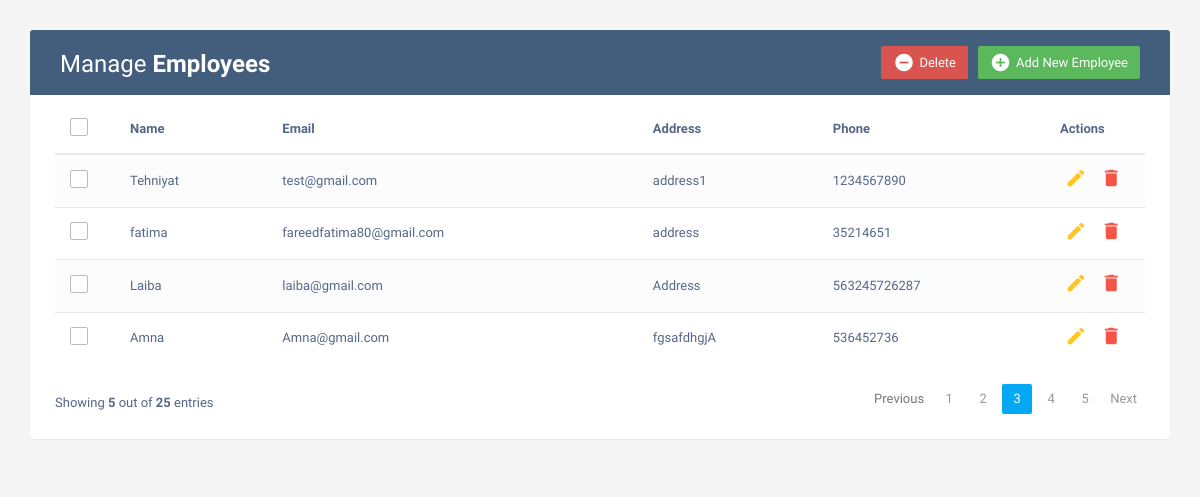
The page / on the database its author committed.
### curd/models.py (models this page shows, shortened)
class Employees(models.Model):
    name = models.CharField(max_length=200)
    email= models.EmailField(max_length=100)
    address = models.TextField()
    phone = models.IntegerField()

### curd/views.py (the view, shortened to what this page needs)
# urls.py: path('', views.index, name='home'),
def index(request):
    emp = Employees.objects.all()
    context = {
        'emp':emp
    }
    return render(request,'main.html',context)

### curd/templates/main.html (shortened to what this page needs)
<!DOCTYPE html>
<html lang="en">
<head>
<link rel="stylesheet" href="https://maxcdn.bootstrapcdn.com/font-awesome/4.7.0/css/font-awesome.min.css">
<link rel="stylesheet" href="https://maxcdn.bootstrapcdn.com/bootstrap/3.3.7/css/bootstrap.min.css">
  <body>
    <div class="container">
        <div class="table-wrapper">
            <div class="table-title">
                <div class="row">
                    <div class="col-sm-6">
						<h2>Manage <b>Employees</b></h2>
					</div>
					<div class="col-sm-6">
						<a href="#addEmployeeModal" class="btn btn-success" data-toggle="modal"><i class="material-icons">&#xE147;</i> <span>Add New Employee</span></a>
						<a href="#deleteEmployeeModal" class="btn btn-danger" data-toggle="modal"><i class="material-icons">&#xE15C;</i> <span>Delete</span></a>
					</div>
                </div>
            </div>
            <table class="table table-striped table-hover">
                <thead>
                    <tr>
						<th>
							<span class="custom-checkbox">
								<label for="selectAll"></label>
							</span>
						</th>
                        <th>Name</th>
                        <th>Email</th>
						<th>Address</th>
                        <th>Phone</th>
                        <th>Actions</th>
                    </tr>
                </thead>
                <tbody>
					{% for i in emp %}
					<tr>
						<td>
							<span class="custom-checkbox">
								<label for="checkbox5"></label>
							</span>
						</td>
                        <td>{{ i.name }}</td>
                        <td>{{ i.email }}</td>
						<td>{{ i.address }}</td>
                        <td>{{ i.phone }}</td>
                        <td>
                            <a href="#editEmployeeModal"  class="edit" onclick="setCurrentEmpId('{{i.id}}')" data-toggle="modal"><i class="material-icons" data-toggle="tooltip" title="Edit">&#xE254;</i></a>
                            <a href="#deleteEmployeeModal" class="delete" onclick="setCurrentEmpId('{{i.id}}')" data-toggle="modal"><i class="material-icons" data-toggle="tooltip" title="Delete">&#xE872;</i></a>
                        </td>
                    </tr>
					{% endfor %}
                </tbody>
            </table>
			<div class="clearfix">
                <div class="hint-text">Showing <b>5</b> out of <b>25</b> entries</div>
                <ul class="pagination">
                    <li class="page-item disabled"><a href="#">Previous</a></li>
                    <li class="page-item"><a href="#" class="page-link">1</a></li>
                    <li class="page-item"><a href="#" class="page-link">2</a></li>
                    <li class="page-item active"><a href="#" class="page-link">3</a></li>
                    <li class="page-item"><a href="#" class="page-link">4</a></li>
                    <li class="page-item"><a href="#" class="page-link">5</a></li>
                    <li class="page-item"><a href="#" class="page-link">Next</a></li>
                </ul>
            </div>
        </div>
    </div>
</body>
</html>

### curd/templates/main.html (style rules this page uses)
body { color: #566787; background: #f5f5f5; font-family: 'Varela Round', sans-serif; font-size: 13px; }
.table-wrapper { background: #fff; padding: 20px 25px; margin: 30px 0; border-radius: 3px; box-shadow: 0 1px 1px rgba(0,0,0,.05); }
.table-title { padding-bottom: 15px; background: #435d7d; color: #fff; padding: 16px 30px; margin: -20px -25px 10px; border-radius: 3px 3px 0 0; }
.table-title h2 { margin: 5px 0 0; font-size: 24px; }
.table-title .btn { color: #fff; float: right; font-size: 13px; border: none; min-width: 50px; border-radius: 2px; border: none; outline: none !important; margin-left: 10px; }
.table-title .btn i { float: left; font-size: 21px; margin-right: 5px; }
.table-title .btn span { float: left; margin-top: 2px; }
table.table tr th, table.table tr td { border-color: #e9e9e9; padding: 12px 15px; vertical-align: middle; }
table.table tr th:first-child { width: 60px; }
table.table tr th:last-child { width: 100px; }
table.table-striped tbody tr:nth-of-type(odd) { background-color: #fcfcfc; }
table.table td:last-child i { opacity: 0.9; font-size: 22px; margin: 0 5px; }
table.table td a { font-weight: bold; color: #566787; display: inline-block; text-decoration: none; outline: none !important; }
table.table td a.edit { color: #FFC107; }
table.table td a.delete { color: #F44336; }
table.table td i { font-size: 19px; }
.pagination { float: right; margin: 0 0 5px; }
.pagination li a { border: none; font-size: 13px; min-width: 30px; min-height: 30px; color: #999; margin: 0 2px; line-height: 30px; border-radius: 2px !important; text-align: center; padding: 0 6px; }
.pagination li.active a, .pagination li.active a.page-link { background: #03A9F4; }
.hint-text { float: left; margin-top: 10px; font-size: 13px; }
.custom-checkbox { position: relative; }
.custom-checkbox label:before { width: 18px; height: 18px; }
.custom-checkbox label:before { content: ''; margin-right: 10px; display: inline-block; vertical-align: text-top; background: white; border: 1px solid #bbb; border-radius: 2px; box-sizing: border-box; z-index: 2; }

### rows shown on the page
Employees: name "Tehniyat", email "test@gmail.com", address "address1", phone "1234567890"
Employees: name "fatima", email "fareedfatima80@gmail.com", address "address", phone "35214651"
Employees: name "Laiba", email "laiba@gmail.com", address "Address", phone "563245726287"
Employees: name "Amna", email "Amna@gmail.com", address "fgsafdhgjA", phone "536452736"
